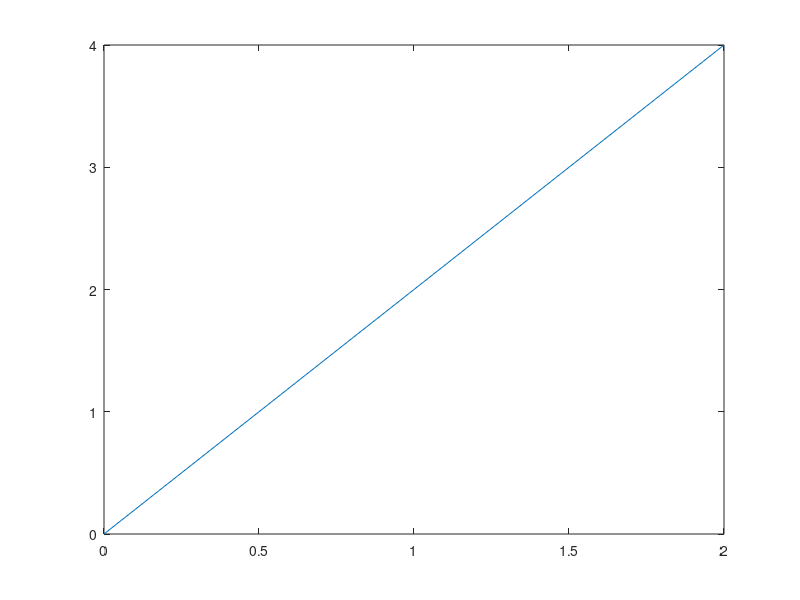

Reproduce this figure in MATLAB. (Note: this script raises an error after producing the figure.)
function [] = easyplot()
x=linspace(0,2,5);
y=2.*x;
figure(1);
plot(x,y);
export_fig simple.pdf;
append_pdfs('test.pdf', 'simple.pdf');
append_pdfs('test.pdf', 'simple.pdf');
end